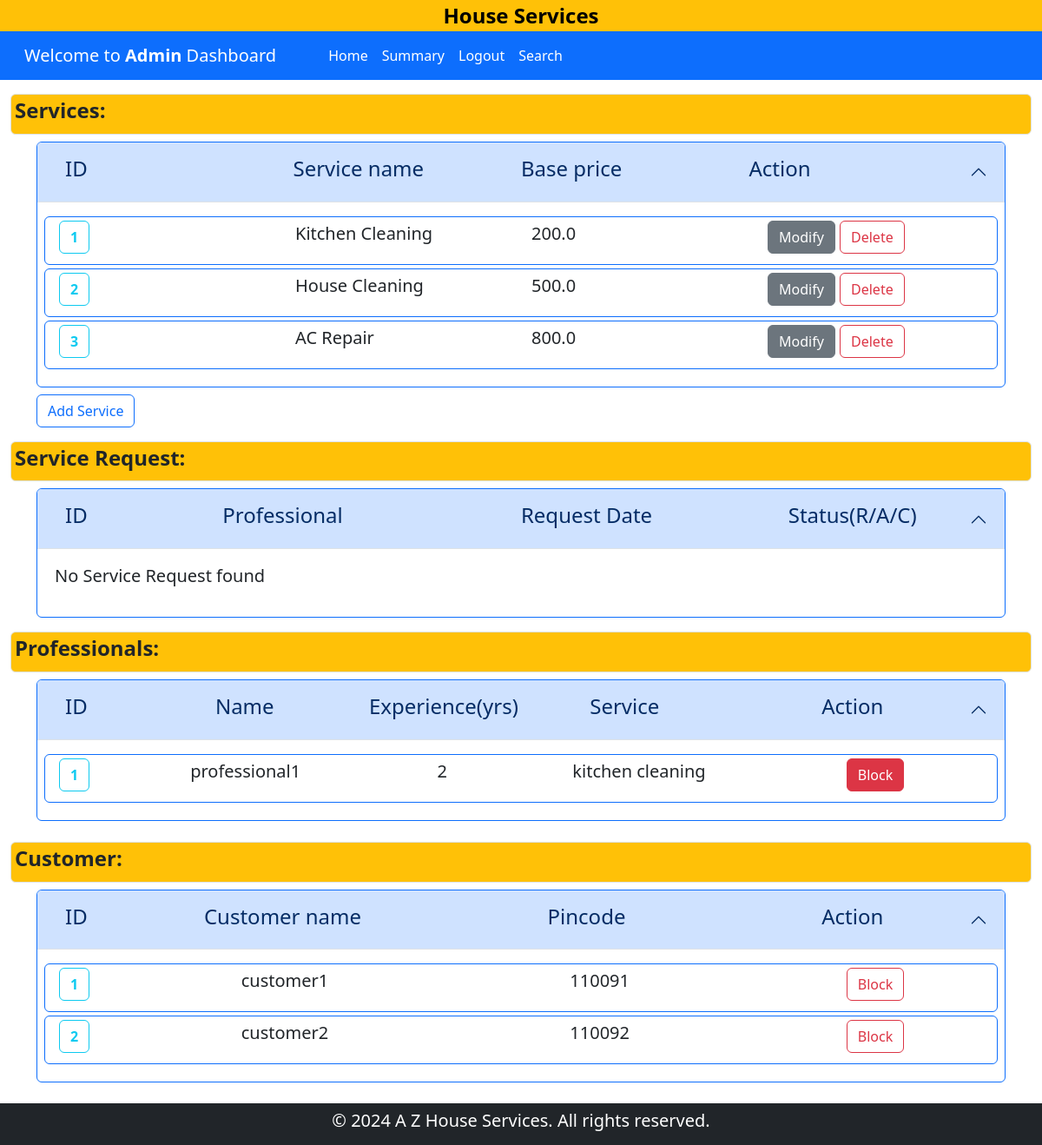
Before: /admin_dashboard with the older database file.
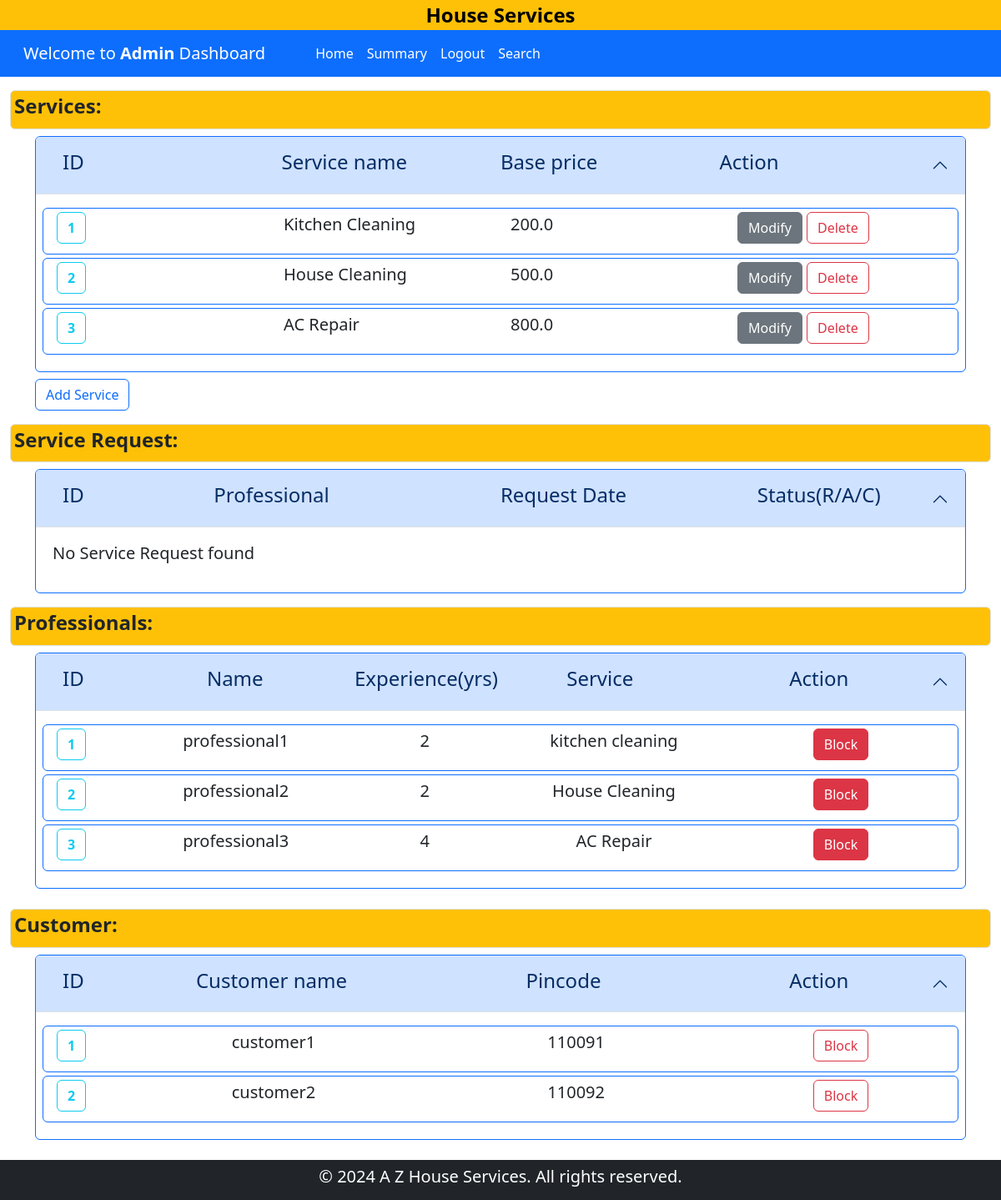
After: the same page with the newer database file.
### backened/modals.py (models this page shows)
class Service(db.Model):
    __tablename__ = "service"
    id = db.Column(db.Integer, primary_key=True)
    name = db.Column(db.String(120), nullable=False)
    price = db.Column(db.Float, nullable=False)
    time_required = db.Column(db.Integer, nullable=False)
    description = db.Column(db.Text,nullable = True)
    service_requests = db.relationship("ServiceRequest", backref="service", lazy=True, cascade="all, delete-orphan")

class Professional(db.Model):
    __tablename__ = "professional"
    id = db.Column(db.Integer, primary_key=True)
    email = db.Column(db.String(120), unique=True, nullable=False)
    password = db.Column(db.String(120), nullable=False)
    name = db.Column(db.String(120), nullable=False)
    phone = db.Column(db.Integer, nullable=False)
    address = db.Column(db.String(200), nullable=False)
    pincode = db.Column(db.Integer, nullable=False)
    date_created = db.Column(db.DateTime, default=datetime.now,nullable=False)
    description = db.Column(db.Text, nullable=True)
    service_type = db.Column(db.String(120), nullable=False)
    experience = db.Column(db.Integer, nullable=False)
    file_path = db.Column(db.String(255), nullable=False)
    status = db.Column(db.String(30), default="pending",nullable=False)
    service_requests = db.relationship(
        "ServiceRequest",
        backref="professional",
        lazy=True,
        cascade="all, delete-orphan",
    )

class Customer(db.Model):
    __tablename__ = "customer"
    id = db.Column(db.Integer, primary_key=True)
    email = db.Column(db.String(120), unique=True, nullable=False)
    password = db.Column(db.String(120), nullable=False)
    name = db.Column(db.String(120), nullable=False)
    address = db.Column(db.String(200), nullable=False)
    pincode = db.Column(db.Integer, nullable=False)
    phone = db.Column(db.Integer, nullable=False)
    status = db.Column(db.String(30), default="accepted", nullable=False)
    service_requests = db.relationship("ServiceRequest", backref="customer", lazy=True, cascade="all, delete-orphan")
    reviews = db.relationship("Review", backref="customer", lazy=True, cascade="all, delete-orphan")

### backened/controller.py (the view)
@app.route("/admin_dashboard")
def adminDashboard():
    sers = Service.query.all()
    ser_reqs = ServiceRequest.query.all()
    custmrs = Customer.query.all()
    profs = Professional.query.all()
    return render_template(
        "admin_dashboard.html",
        services=sers,
        service_requests=ser_reqs,
        customers=custmrs,
        professionals=profs,
    )

### templates/admin_dashboard.html (shortened to what this page needs)
<!DOCTYPE html>
<html lang="en">
<head>
    <link href="https://cdn.jsdelivr.net/npm/bootstrap@5.3.3/dist/css/bootstrap.min.css" rel="stylesheet">
</head>
<body >
    <div class="container-fluid bg-warning" id="home">
        <div class="d-flex justify-content-center">
            <a href="{{ url_for('home') }}" class="text-decoration-none fw-bold fs-4 text-black ">House Services </a>
        </div>
    </div>
    <nav class="navbar navbar-expand-lg bg-primary">
        <div class="container-xxl">
            <div class="navbar-brand ms-3">
                <a href="{{ url_for('adminDashboard') }}" class="text-decoration-none text-white">Welcome to <strong>
                    Admin
                </strong>  Dashboard</a>
            </div>
                <div class="collapse navbar-collapse row" id="navbarNav">
                    <ul class="navbar-nav ms-5 col">
                        <li class="nav-item ">
                        <a class="nav-link text-white" aria-current="page" href="{{ url_for('adminDashboard') }}">Home</a>
                        </li>
                        <li class="nav-item ">
                            <a class="nav-link text-white" aria-current="page" href="{{ url_for('summary',user='admin',id = 1) }}">Summary</a>
                        </li>
                        <li class="nav-item ">
                            <a class="nav-link text-white" aria-current="page" href="{{ url_for('logout') }}">Logout</a>
                        </li>
                        <li class="nav-item">
                            <a class="nav-link text-white" aria-current="page" href="{{ url_for('search' ) }}">Search</a>
                        </li>
                    </ul>
                </div>
        </div>
    </nav>
    {% block admin_content %}
    <section id="main-data" class="container-fluid" >
        <div class="mt-3 mb-2 bg-warning p-1 border rounded">
            <h4 class="fw-bold">Services:</h4>
        </div>
        <div class="container">
            <div class="accordion" id="Services">
                <div class="accordion-item border border-primary">
                  <h2 class="accordion-header">
                    <button class="accordion-button" type="button" data-bs-toggle="collapse" data-bs-target="#service-collapse" aria-expanded="true" aria-controls="service-collapse">
                      <div class="container row">
                        <h4 class="col">ID</h4>
                        <h4 class="col">Service name</h4>
                        <h4 class="col">Base price</h4>
                        <h4 class="col">Action</h4>
                      </div>
                    </button>
                  </h2>
                  <div id="service-collapse" class="accordion-collapse collapse show" data-bs-parent="#Services">
                    <div class="accordion-body">
                        {% if services | length == 0 %}
                        <div class="col">
                            <p class="lead">No Service found</p>
                        </div>
                        {% else %}
                            {% for service in services %}
                                <div class="conatiner row border border-primary p-1 lead rounded mb-1">
                                    <div class="col">
                                        <a href="{{ url_for('show_detail_admin',id=service.id,item = 'service') }}" class="fw-bold btn btn-outline-info">{{service.id}}</a>
                                    </div>
                                    <div class="col">
                                        <p >{{ service.name }}</p>
                                    </div>
                                    <div class="col">
                                        <p > {{ service.price }}</p>
                                    </div>
                                    <div class="col">
                                        <a href="{{ url_for('del_mod_service',task='modify',id=service.id) }}" class="btn btn-secondary">Modify</a>
                                        <a href="{{ url_for('del_mod_service',task='delete',id=service.id) }}" class="btn btn-outline-danger">Delete</a>
                                    </div>
                                </div>
                            {% endfor %}
                        {% endif %}
                    </div>
                  </div>
                </div>
              </div>
              <div class="justify-content-start mt-2">
                <a href="{{ url_for('addService') }}" class="btn btn-outline-primary">Add Service</a>
            </div>
        </div>
        <div class="mt-3 mb-2 bg-warning p-1 border rounded">
            <h4 class="fw-bold">Service Request:</h2>
        </div>
        <div class="container">
            <div class="accordion" id="Service-request">
                <div class="accordion-item border border-primary">
                  <h2 class="accordion-header">
                    <button class="accordion-button" type="button" data-bs-toggle="collapse" data-bs-target="#service-request-collapse" aria-expanded="true" aria-controls="service-request-collapse">
                      <div class="container row">
                        <h4 class="col-1">ID</h4>
                        <h4 class="col-4 text-center">Professional</h4>
                        <h4 class="col-4 text-center">Request Date</h4>
                        <h4 class="col-3 text-center">Status(R/A/C)</h4>
                      </div>
                    </button>
                  </h2>
                  <div id="service-request-collapse" class="accordion-collapse collapse show" data-bs-parent="#Service-request">
                    <div class="accordion-body">
                        {% if service_requests | length == 0 %}
                            <div class="col">
                                <p class="lead">No Service Request found</p>
                            </div>
                        {% endif %}
                    </div>
                  </div>
                </div>
              </div>
        </div>
        <div class="mt-3 mb-2 bg-warning p-1 border rounded">
            <h4 class="fw-bold">Professionals:</h2>
        </div>
        <div class="container">
            <div class="accordion mb-4" id="Professional">
                <div class="accordion-item border border-primary">
                  <h2 class="accordion-header">
                    <button class="accordion-button" type="button" data-bs-toggle="collapse" data-bs-target="#professionalOne" aria-expanded="true" aria-controls="professionalOne">
                      <div class="container row">
                        <h4 class="col-1 ">ID</h4>
                        <h4 class="col-3 text-center">Name</h4>
                        <h4 class="col-2 text-center">Experience(yrs)</h4>
                        <h4 class="col-3 text-center">Service</h4>
                        <h4 class="col-3 text-center">Action</h4>
                      </div>
                    </button>
                  </h2>
                  <div id="professionalOne" class="accordion-collapse collapse show" data-bs-parent="#Professional">
                    <div class="accordion-body">
                        {% if professionals | length == 0 %}
                        <div class="col">
                            <p class="lead">No professional found</p>
                        </div>
                        {% else %}
                            {% for prof in professionals %}
                            <div class="conatiner row border border-primary p-1 lead rounded mb-1">
                                <div class="col-1">
                                    <a href="{{ url_for('show_detail_admin',id=prof.id,item = 'professional') }}" class=" fw-bold btn btn-outline-info">{{prof.id}}</a>
                                </div>
                                <div class="col-3 text-center">
                                    <p >{{ prof.name }}</p>
                                </div>
                                <div class="col-2 text-center">
                                    <p >{{ prof.experience }}</p>
                                </div>
                                <div class="col-3 text-center">
                                    <p >{{ prof.service_type }}</p>
                                </div>
                                {% if prof.status == 'Approved' %}
                                <div class="col-3 text-center">
                                    <a href="{{ url_for('update_status_admin', user = 'professional',id = prof.id,status = 'Blocked') }}" class="btn btn-danger">Block</a>
                                </div>
                                {% endif %}
                            </div>
                            {% endfor %}
                        {% endif %}
                    </div>
                  </div>
                </div>
              </div>
        </div>
        <div class="mt-3 mb-2 bg-warning p-1 border rounded">
            <h4 class="fw-bold">Customer:</h4>
        </div>
        <div class="container mb-4">
            <div class="accordion" id="Customers">
                <div class="accordion-item border border-primary">
                  <h2 class="accordion-header">
                    <button class="accordion-button" type="button" data-bs-toggle="collapse" data-bs-target="#customer-collapse" aria-expanded="true" aria-controls="customer">
                      <div class="container row">
                        <h4 class="col-1">ID</h4>
                        <h4 class="col-4 text-center">Customer name</h4>
                        <h4 class="col-4 text-center">Pincode</h4>
                        <h4 class="col-3 text-center">Action</h4>
                      </div>
                    </button>
                  </h2>
                  <div id="customer-collapse" class="accordion-collapse collapse show" data-bs-parent="#Customer">
                    <div class="accordion-body">
                        {% if customers | length == 0 %}
                        <div class="col">
                            <p class="lead">No Customer found</p>
                        </div>
                        {% else %}
                            {% for customer in customers %}
                                <div class="conatiner row border border-primary p-1 lead rounded mb-1">
                                    <div class="col-1">
                                        <a href="{{ url_for('show_detail_admin',id=customer.id,item = 'customer') }}" class="fw-bold btn btn-outline-info">{{ customer.id }}</a>
                                    </div>
                                    <div class="col-4 text-center">
                                        <p>{{ customer.name }}</p>
                                    </div>
                                    <div class="col-4 text-center">
                                        <p >{{ customer.pincode}}</p>
                                    </div>
                                    <div class="col-3 text-center">
                                        {% if customer.status == 'Blocked' %}
                                        <a href="{{ url_for('update_status_admin', user = 'customer',id = customer.id,status='Active') }}" class="btn btn-primary">Unblock</a>
                                        <a href="{{ url_for('update_status_admin', user = 'customer',id = customer.id,status='Delete') }}" class="btn btn-outline-danger">Delete</a>
                                        {% else %}
                                        <a href="{{ url_for('update_status_admin',user = 'customer',id = customer.id,status='Blocked' ) }}" class="btn btn-outline-danger">Block</a>
                                        {% endif %}
                                    </div>
                                </div>
                            {% endfor %}
                        {% endif %}
                    </div>
                  </div>
                </div>
              </div>
        </div>
    </section>
    {% endblock admin_content %}
    <div style="width: 100vw;">
        <footer class="bg-dark text-white text-center p-2">
            <p class="h5">&copy; 2024 A Z House Services. All rights reserved.</p>
        </footer>
    </div>
</body>
</html>

### templates/admin_dashboard.html (style rules this page uses)
body { width: 100%; height: 100%; overflow-x: hidden; }

Changed rows visible on the page:
added Professional: id "2", name "professional2", experience "2", service_type "House Cleaning"
added Professional: id "3", name "professional3", experience "4", service_type "AC Repair"
